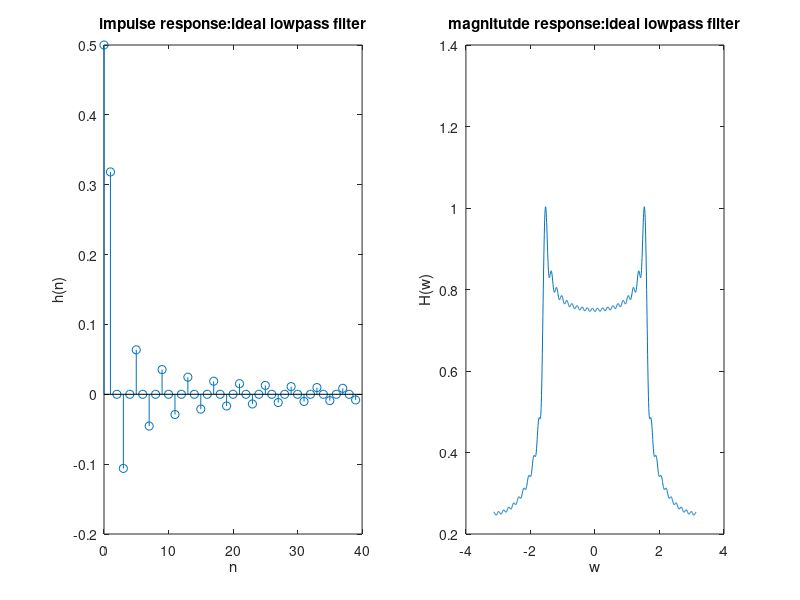
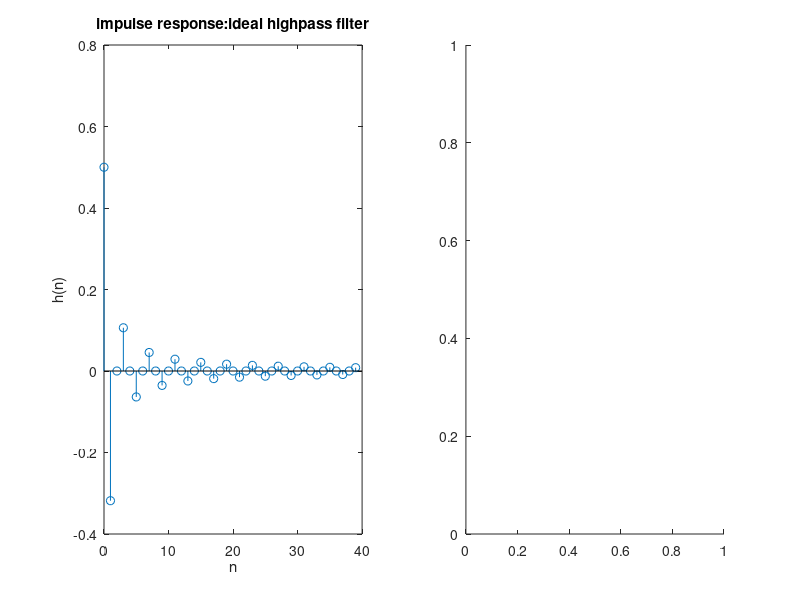

Reproduce these figures in MATLAB, in order. (Note: this script raises an error after producing the figures.)
N = 40
n = 0:N-1
wc = pi/2
w0 = pi/2

lowpass = wc/pi * sinc(wc/pi * n)
highpass = [n==0] - lowpass
bandpass = cos(w0*n) .* lowpass
a = 1024
LOWPASS = fft(lowpass,a)
LOWPASS = fftshift(LOWPASS)
HIGHPASS = fft(highpass)
HIGHPASS = fftshift(HIGHPASS)
BANDPASS = fft(bandpass)
BANDPASS = fftshift(BANDPASS)

size = a
w = fftshift((0:size - 1)/size*2*pi);
w(1:size/2) = w(1:size/2) - 2*pi;

figure(1)
subplot(121)
stem(n,lowpass)
title('impulse response:ideal lowpass filter')
xlabel('n')
ylabel('h(n)')
subplot(122)
plot(w,abs(LOWPASS))
title('magnitutde response:ideal lowpass filter')
xlabel('w')
ylabel('H(w)')



figure(2)
subplot(121)
stem(n,highpass)
title('impulse response:ideal highpass filter')
xlabel('n')
ylabel('h(n)')
subplot(122)
plot(w,abs(HIGHPASS))
title('magnitude response:ideal highpass filter')
xlabel('w')
ylabel('H(w)')

figure(3)
subplot(121)
stem(n,bandpass)
title('impulse response:ideal bandpass filter')
xlabel('n')
ylabel('h(n)')
subplot(122)
plot(w,abs(BANDPASS))
title('impulse response:ideal bandpass filter')
xlabel('w')
ylabel('H(w)')

